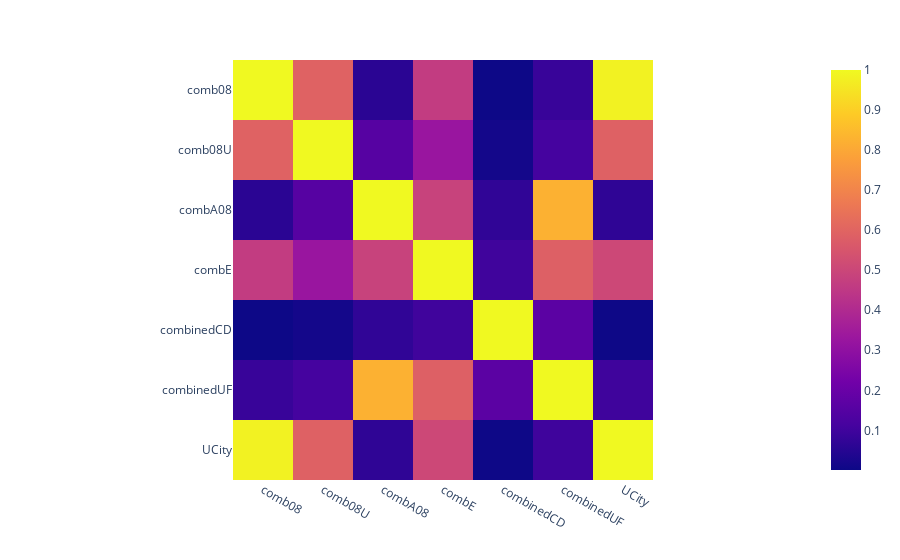

This figure's notebook cell:
### Markdown cell above
Correlation matrix

### Code cell
df37 = df[['comb08', 'comb08U', 'combA08', 'combE', 'combinedCD', 'combinedUF', 'UCity']]
fig = px.imshow(df37.corr())
fig.show()

### Figure 1 — Plotly figure (JSON) as saved in the notebook; plotly's stock layout.template omitted (floating-point values rounded to 4 significant figures)
{"data": [{"coloraxis": "coloraxis", "hovertemplate": "x: %{x}<br>y: %{y}<br>color: %{z}<extra></extra>", "name": "0", "type": "heatmap", "x": ["comb08", "comb08U", "combA08", "combE", "combinedCD", "combinedUF", "UCity"], "xaxis": "x", "y": ["comb08", "comb08U", "combA08", "combE", "combinedCD", "combinedUF", "UCity"], "yaxis": "y", "z": [[1, 0.5911, 0.05672, 0.4635, 0.001015, 0.08449, 0.984], [0.5911, 1, 0.1531, 0.3262, 0.01375, 0.1103, 0.5876], [0.05672, 0.1531, 1, 0.4853, 0.06915, 0.8232, 0.067], [0.4635, 0.3262, 0.4853, 1, 0.09951, 0.5847, 0.5049], [0.001015, 0.01375, 0.06915, 0.09951, 1, 0.1647, 0.002521], [0.08449, 0.1103, 0.8232, 0.5847, 0.1647, 1, 0.09791], [0.984, 0.5876, 0.067, 0.5049, 0.002521, 0.09791, 1]]}], "layout": {"coloraxis": {"colorscale": [[0, "#0d0887"], [0.1111, "#46039f"], [0.2222, "#7201a8"], [0.3333, "#9c179e"], [0.4444, "#bd3786"], [0.5556, "#d8576b"], [0.6667, "#ed7953"], [0.7778, "#fb9f3a"], [0.8889, "#fdca26"], [1, "#f0f921"]]}, "margin": {"t": 60}, "xaxis": {"anchor": "y", "constrain": "domain", "domain": [0, 1], "scaleanchor": "y"}, "yaxis": {"anchor": "x", "autorange": "reversed", "constrain": "domain", "domain": [0, 1]}}}
